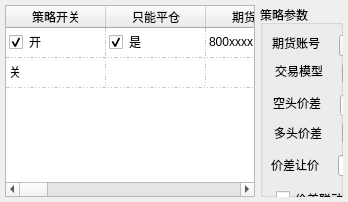
         <widget class="QWidget" name="container_trade" native="true">
          <layout class="QHBoxLayout" name="horizontalLayout_2" stretch="6,2">
           <property name="spacing">
            <number>5</number>
           </property>
           <property name="margin">
            <number>5</number>
           </property>
           <item>
            <widget class="QTableWidget" name="tablewidget_tableWidget_Trade_Args">
             <property name="contextMenuPolicy">
              <enum>Qt::CustomContextMenu</enum>
             </property>
             <property name="editTriggers">
              <set>QAbstractItemView::NoEditTriggers</set>
             </property>
             <property name="selectionMode">
              <enum>QAbstractItemView::SingleSelection</enum>
             </property>
             <property name="selectionBehavior">
              <enum>QAbstractItemView::SelectRows</enum>
             </property>
             <property name="showGrid">
              <bool>true</bool>
             </property>
             <property name="gridStyle">
              <enum>Qt::DashDotDotLine</enum>
             </property>
             <attribute name="horizontalHeaderVisible">
              <bool>true</bool>
             </attribute>
             <attribute name="horizontalHeaderShowSortIndicator" stdset="0">
              <bool>false</bool>
             </attribute>
             <attribute name="horizontalHeaderStretchLastSection">
              <bool>false</bool>
             </attribute>
             <attribute name="verticalHeaderVisible">
              <bool>false</bool>
             </attribute>
             <attribute name="verticalHeaderCascadingSectionResizes">
              <bool>false</bool>
             </attribute>
             <attribute name="verticalHeaderHighlightSections">
              <bool>true</bool>
             </attribute>
             <row>
              <property name="text">
               <string>1</string>
              </property>
             </row>
             <row>
              <property name="text">
               <string>2</string>
              </property>
             </row>
             <column>
              <property name="text">
               <string>策略开关</string>
              </property>
              <property name="background">
               <color>
                <red>170</red>
                <green>168</green>
                <blue>150</blue>
               </color>
              </property>
             </column>
             <column>
              <property name="text">
               <string>只能平仓</string>
              </property>
             </column>
             <column>
              <property name="text">
               <string>期货账号</string>
              </property>
              <property name="font">
               <font>
                <underline>false</underline>
               </font>
              </property>
             </column>
             <column>
              <property name="text">
               <string>策略编号</string>
              </property>
              <property name="font">
               <font>
                <underline>false</underline>
               </font>
              </property>
             </column>
             <column>
              <property name="text">
               <string>交易合约</string>
              </property>
             </column>
             <column>
              <property name="text">
               <string>新建列</string>
              </property>
             </column>
             <column>
              <property name="text">
               <string>交易模型参数</string>
              </property>
             </column>
             <column>
              <property name="text">
               <string>持仓盈亏</string>
              </property>
             </column>
             <column>
              <property name="text">
               <string>手续费</string>
              </property>
             </column>
             <column>
              <property name="text">
               <string>总持仓</string>
              </property>
             </column>
             <column>
              <property name="text">
               <string>买持仓</string>
              </property>
             </column>
             <column>
              <property name="text">
               <string>新建列</string>
              </property>
             </column>
             <column>
              <property name="text">
               <string>卖持仓</string>
              </property>
             </column>
             <column>
              <property name="text">
               <string>成交量</string>
              </property>
             </column>
             <column>
              <property name="text">
               <string>成交金额</string>
              </property>
             </column>
             <column>
              <property name="text">
               <string>平均滑点</string>
              </property>
             </column>
             <item row="0" column="0">
              <property name="text">
               <string>开</string>
              </property>
              <property name="checkState">
               <enum>Checked</enum>
              </property>
             </item>
             <item row="0" column="1">
              <property name="text">
               <string>是</string>
              </property>
              <property name="checkState">
               <enum>Checked</enum>
              </property>
             </item>
             <item row="0" column="2">
              <property name="text">
               <string>800xxxx</string>
              </property>
             </item>
             <item row="1" column="0">
              <property name="text">
               <string>关</string>
              </property>
              <property name="checkState">
               <enum>Unchecked</enum>
              </property>
             </item>
            </widget>
           </item>
           <item>
            <widget class="QGroupBox" name="groupBox_trade_args">
             <property name="title">
              <string>策略参数</string>
             </property>
             <property name="flat">
              <bool>false</bool>
             </property>
             <property name="checkable">
              <bool>false</bool>
             </property>
             <widget class="QLabel" name="label_qihuozhanghao">
              <property name="geometry">
               <rect>
                <x>12</x>
                <y>30</y>
                <width>60</width>
                <height>16</height>
               </rect>
              </property>
              <property name="text">
               <string>期货账号</string>
              </property>
             </widget>
             <widget class="QComboBox" name="comboBox_qihuozhanghao">
              <property name="geometry">
               <rect>
                <x>79</x>
                <y>30</y>
                <width>87</width>
                <height>21</height>
               </rect>
              </property>
             </widget>
             <widget class="QLabel" name="label_celuebianhao">
              <property name="geometry">
               <rect>
                <x>189</x>
                <y>28</y>
                <width>60</width>
                <height>16</height>
               </rect>
              </property>
              <property name="text">
               <string>策略编号</string>
              </property>
             </widget>
             <widget class="QComboBox" name="comboBox_celuebianhao">
              <property name="geometry">
               <rect>
                <x>256</x>
                <y>28</y>
                <width>87</width>
                <height>21</height>
               </rect>
              </property>
             </widget>
             <widget class="QLabel" name="label_xiadansuanfa">
              <property name="geometry">
               <rect>
                <x>186</x>
                <y>61</y>
                <width>60</width>
                <height>16</height>
               </rect>
              </property>
              <property name="text">
               <string>下单算法</string>
              </property>
             </widget>
             <widget class="QSpinBox" name="spinBox_xiadansuanfa">
              <property name="geometry">
               <rect>
                <x>262</x>
                <y>61</y>
                <width>42</width>
                <height>21</height>
               </rect>
              </property>
             </widget>
             <widget class="QLabel" name="label_jiaoyimoxing">
              <property name="geometry">
               <rect>
                <x>15</x>
                <y>58</y>
                <width>60</width>
                <height>16</height>
               </rect>
              </property>
              <property name="text">
               <string>交易模型</string>
              </property>
             </widget>
             <widget class="QComboBox" name="comboBox_jiaoyimoxing">
              <property name="geometry">
               <rect>
                <x>82</x>
                <y>58</y>
                <width>87</width>
                <height>21</height>
               </rect>
              </property>
             </widget>
             <widget class="QLabel" name="label_zhisuntiaoshu">
              <property name="geometry">
               <rect>
                <x>186</x>
                <y>90</y>
                <width>60</width>
                <height>16</height>
               </rect>
              </property>
              <property name="text">
               <string>止损跳数</string>
              </property>
             </widget>
             <widget class="QSpinBox" name="spinBox_zhisuntiaoshu">
              <property name="geometry">
               <rect>
                <x>262</x>
                <y>90</y>
                <width>42</width>
                <height>21</height>
               </rect>
              </property>
             </widget>
             <widget class="QLabel" name="label_kongtoujiacha">
              <property name="geometry">
               <rect>
                <x>13</x>
                <y>90</y>
                <width>60</width>
                <height>16</height>
               </rect>
              </property>
              <property name="text">
               <string>空头价差</string>
              </property>
             </widget>
             <widget class="QLineEdit" name="lineEdit_kongtoujiacha">
              <property name="geometry">
               <rect>
                <x>80</x>
                <y>90</y>
                <width>87</width>
                <height>21</height>
               </rect>
              </property>
             </widget>
             <widget class="QLabel" name="label_zongshou">
              <property name="geometry">
               <rect>
                <x>180</x>
                <y>123</y>
                <width>30</width>
                <height>16</height>
               </rect>
              </property>
              <property name="text">
               <string>总手</string>
              </property>
             </widget>
             <widget class="QSpinBox" name="spinBox_zongshou">
              <property name="geometry">
               <rect>
                <x>222</x>
                <y>120</y>
                <width>42</width>
                <height>21</height>
               </rect>
              </property>
             </widget>
             <widget class="QLabel" name="label_duotoujiacha">
              <property name="geometry">
               <rect>
                <x>14</x>
                <y>120</y>
                <width>60</width>
                <height>16</height>
               </rect>
              </property>
              <property name="text">
               <string>多头价差</string>
              </property>
             </widget>
             <widget class="QLineEdit" name="lineEdit_duotoujiacha">
              <property name="geometry">
               <rect>
                <x>82</x>
                <y>118</y>
                <width>87</width>
                <height>21</height>
               </rect>
              </property>
             </widget>
             <widget class="QLabel" name="label_meifen">
              <property name="geometry">
               <rect>
                <x>180</x>
                <y>154</y>
                <width>30</width>
                <height>16</height>
               </rect>
              </property>
              <property name="text">
               <string>每份</string>
              </property>
             </widget>
             <widget class="QSpinBox" name="spinBox_meifen">
              <property name="geometry">
               <rect>
                <x>222</x>
                <y>152</y>
                <width>42</width>
                <height>21</height>
               </rect>
              </property>
             </widget>
             <widget class="QLabel" name="label_jiacharangjia">
              <property name="geometry">
               <rect>
                <x>11</x>
                <y>152</y>
                <width>60</width>
                <height>16</height>
               </rect>
              </property>
              <property name="text">
               <string>价差让价</string>
              </property>
             </widget>
             <widget class="QLineEdit" name="lineEdit_jiacharangjia">
              <property name="geometry">
               <rect>
                <x>78</x>
                <y>150</y>
                <width>89</width>
                <height>21</height>
               </rect>
              </property>
             </widget>
             <widget class="QCheckBox" name="checkBox_jiachaliandong">
              <property name="geometry">
               <rect>
                <x>16</x>
                <y>184</y>
                <width>87</width>
                <height>19</height>
               </rect>
              </property>
              <property name="text">
               <string>价差联动</string>
              </property>
             </widget>
             <widget class="QLabel" name="label_kongtoukai">
              <property name="geometry">
               <rect>
                <x>12</x>
                <y>216</y>
                <width>45</width>
                <height>16</height>
               </rect>
              </property>
              <property name="text">
               <string>空头开</string>
              </property>
             </widget>
             <widget class="QDoubleSpinBox" name="doubleSpinBox_kongtoukai">
              <property name="geometry">
               <rect>
                <x>68</x>
                <y>216</y>
                <width>90</width>
                <height>21</height>
               </rect>
              </property>
              <property name="maximum">
               <double>99999.000000000000000</double>
              </property>
              <property name="value">
               <double>12345.670000000000073</double>
              </property>
             </widget>
             <widget class="QLabel" name="label_Asellchicang">
              <property name="geometry">
               <rect>
                <x>168</x>
                <y>218</y>
                <width>53</width>
                <height>16</height>
               </rect>
              </property>
              <property name="text">
               <string>A卖持仓</string>
              </property>
             </widget>
             <widget class="QLineEdit" name="lineEdit_Asellchicang">
              <property name="geometry">
               <rect>
                <x>228</x>
                <y>212</y>
                <width>37</width>
                <height>21</height>
               </rect>
              </property>
              <property name="text">
               <string>10</string>
              </property>
             </widget>
             <widget class="QLabel" name="label_kongtouping">
              <property name="geometry">
               <rect>
                <x>12</x>
                <y>247</y>
                <width>45</width>
                <height>16</height>
               </rect>
              </property>
              <property name="text">
               <string>空头平</string>
              </property>
             </widget>
             <widget class="QDoubleSpinBox" name="doubleSpinBox_kongtouping">
              <property name="geometry">
               <rect>
                <x>70</x>
                <y>247</y>
                <width>90</width>
                <height>21</height>
               </rect>
              </property>
              <property name="maximum">
               <double>99999.000000000000000</double>
              </property>
              <property name="value">
               <double>12345.670000000000073</double>
              </property>
             </widget>
             <widget class="QLabel" name="label_Bbuychicang">
              <property name="geometry">
               <rect>
                <x>168</x>
                <y>248</y>
                <width>53</width>
                <height>16</height>
               </rect>
              </property>
              <property name="text">
               <string>B买持仓</string>
              </property>
             </widget>
             <widget class="QLineEdit" name="lineEdit_Bbuychicang">
              <property name="geometry">
               <rect>
                <x>230</x>
                <y>246</y>
                <width>37</width>
                <height>21</height>
               </rect>
              </property>
              <property name="text">
               <string>10</string>
              </property>
             </widget>
             <widget class="QLabel" name="label_duotouping">
              <property name="geometry">
               <rect>
                <x>12</x>
                <y>278</y>
                <width>45</width>
                <height>16</height>
               </rect>
              </property>
              <property name="text">
               <string>多头平</string>
              </property>
             </widget>
             <widget class="QDoubleSpinBox" name="doubleSpinBox_duotouping">
              <property name="geometry">
               <rect>
                <x>70</x>
                <y>278</y>
                <width>90</width>
                <height>21</height>
               </rect>
              </property>
              <property name="maximum">
               <double>99999.000000000000000</double>
              </property>
              <property name="value">
               <double>12345.670000000000073</double>
              </property>
             </widget>
             <widget class="QLabel" name="label_Abuychicang">
              <property name="geometry">
               <rect>
                <x>168</x>
                <y>280</y>
                <width>53</width>
                <height>16</height>
               </rect>
              </property>
              <property name="text">
               <string>A买持仓</string>
              </property>
             </widget>
             <widget class="QLineEdit" name="lineEdit_Abuychicang">
              <property name="geometry">
               <rect>
                <x>228</x>
                <y>278</y>
                <width>39</width>
                <height>21</height>
               </rect>
              </property>
              <property name="text">
               <string>10</string>
              </property>
             </widget>
             <widget class="QLabel" name="label_duotoukai">
              <property name="geometry">
               <rect>
                <x>12</x>
                <y>309</y>
                <width>45</width>
                <height>16</height>
               </rect>
              </property>
              <property name="text">
               <string>多头开</string>
              </property>
             </widget>
             <widget class="QDoubleSpinBox" name="doubleSpinBox_duotoukai">
              <property name="geometry">
               <rect>
                <x>68</x>
                <y>309</y>
                <width>90</width>
                <height>21</height>
               </rect>
              </property>
              <property name="maximum">
               <double>99999.000000000000000</double>
              </property>
              <property name="value">
               <double>12345.670000000000073</double>
              </property>
             </widget>
             <widget class="QLabel" name="label_Bsellchicang">
              <property name="geometry">
               <rect>
                <x>168</x>
                <y>310</y>
                <width>53</width>
                <height>16</height>
               </rect>
              </property>
              <property name="text">
               <string>B卖持仓</string>
              </property>
             </widget>
             <widget class="QLineEdit" name="lineEdit_Bsellchicang">
              <property name="geometry">
               <rect>
                <x>226</x>
                <y>306</y>
                <width>43</width>
                <height>21</height>
               </rect>
              </property>
              <property name="text">
               <string>10</string>
              </property>
             </widget>
             <widget class="QPushButton" name="pushButton_set_strategy">
              <property name="geometry">
               <rect>
                <x>12</x>
                <y>340</y>
                <width>93</width>
                <height>28</height>
               </rect>
              </property>
              <property name="sizePolicy">
               <sizepolicy hsizetype="Minimum" vsizetype="Fixed">
                <horstretch>0</horstretch>
                <verstretch>0</verstretch>
               </sizepolicy>
              </property>
              <property name="text">
               <string>确定</string>
              </property>
             </widget>
             <widget class="QPushButton" name="pushButton_query_strategy">
              <property name="geometry">
               <rect>
                <x>230</x>
                <y>340</y>
                <width>93</width>
                <height>28</height>
               </rect>
              </property>
              <property name="sizePolicy">
               <sizepolicy hsizetype="Minimum" vsizetype="Fixed">
                <horstretch>0</horstretch>
                <verstretch>0</verstretch>
               </sizepolicy>
              </property>
              <property name="text">
               <string>查询</string>
              </property>
             </widget>
             <widget class="QLabel" name="label_Ajinsell">
              <property name="geometry">
               <rect>
                <x>278</x>
                <y>216</y>
                <width>37</width>
                <height>16</height>
               </rect>
              </property>
              <property name="text">
               <string>A今卖</string>
              </property>
             </widget>
             <widget class="QLineEdit" name="lineEdit_Ajinsell">
              <property name="geometry">
               <rect>
                <x>330</x>
                <y>212</y>
                <width>39</width>
                <height>21</height>
               </rect>
              </property>
             </widget>
             <widget class="QLineEdit" name="lineEdit_Bjinbuy">
              <property name="geometry">
               <rect>
                <x>332</x>
                <y>248</y>
                <width>39</width>
                <height>21</height>
               </rect>
              </property>
             </widget>
             <widget class="QLabel" name="label_Bjinbuy">
              <property name="geometry">
               <rect>
                <x>280</x>
                <y>250</y>
                <width>37</width>
                <height>16</height>
               </rect>
              </property>
              <property name="text">
               <string>B今买</string>
              </property>
             </widget>
             <widget class="QLineEdit" name="lineEdit_Ajinbuy">
              <property name="geometry">
               <rect>
                <x>336</x>
                <y>276</y>
                <width>39</width>
                <height>21</height>
               </rect>
              </property>
             </widget>
             <widget class="QLabel" name="label_Ajinbuy">
              <property name="geometry">
               <rect>
                <x>280</x>
                <y>280</y>
                <width>37</width>
                <height>16</height>
               </rect>
              </property>
              <property name="text">
               <string>A今买</string>
              </property>
             </widget>
             <widget class="QLineEdit" name="lineEdit_Bjinsell">
              <property name="geometry">
               <rect>
                <x>334</x>
                <y>306</y>
                <width>39</width>
                <height>21</height>
               </rect>
              </property>
             </widget>
             <widget class="QLabel" name="label_Bjinsell">
              <property name="geometry">
               <rect>
                <x>280</x>
                <y>310</y>
                <width>37</width>
                <height>16</height>
               </rect>
              </property>
              <property name="text">
               <string>B今卖</string>
              </property>
             </widget>
             <widget class="QLineEdit" name="lineEdit_Ajinsell_2">
              <property name="geometry">
               <rect>
                <x>176</x>
                <y>180</y>
                <width>39</width>
                <height>21</height>
               </rect>
              </property>
             </widget>
             <widget class="QLabel" name="label_Ajinsell_2">
              <property name="geometry">
               <rect>
                <x>126</x>
                <y>184</y>
                <width>37</width>
                <height>16</height>
               </rect>
              </property>
              <property name="text">
               <string>A等待</string>
              </property>
             </widget>
             <widget class="QLineEdit" name="lineEdit_Ajinsell_3">
              <property name="geometry">
               <rect>
                <x>308</x>
                <y>180</y>
                <width>39</width>
                <height>21</height>
               </rect>
              </property>
             </widget>
             <widget class="QLabel" name="label_Ajinsell_3">
              <property name="geometry">
               <rect>
                <x>256</x>
                <y>184</y>
                <width>37</width>
                <height>16</height>
               </rect>
              </property>
              <property name="text">
               <string>B等待</string>
              </property>
             </widget>
             <widget class="QLabel" name="label_Ajinsell_4">
              <property name="geometry">
               <rect>
                <x>274</x>
                <y>126</y>
                <width>63</width>
                <height>16</height>
               </rect>
              </property>
              <property name="text">
               <string>撤单限制</string>
              </property>
             </widget>
             <widget class="QLineEdit" name="lineEdit_Ajinsell_4">
              <property name="geometry">
               <rect>
                <x>342</x>
                <y>124</y>
                <width>37</width>
                <height>21</height>
               </rect>
              </property>
             </widget>
             <widget class="QLineEdit" name="lineEdit_Ajinsell_5">
              <property name="geometry">
               <rect>
                <x>344</x>
                <y>154</y>
                <width>37</width>
                <height>21</height>
               </rect>
              </property>
              <property name="text">
               <string>999</string>
              </property>
             </widget>
             <widget class="QLabel" name="label_Ajinsell_5">
              <property name="geometry">
               <rect>
                <x>276</x>
                <y>156</y>
                <width>63</width>
                <height>16</height>
               </rect>
              </property>
              <property name="text">
               <string>撤单次数</string>
              </property>
             </widget>
            </widget>
           </item>
          </layout>
         </widget>
